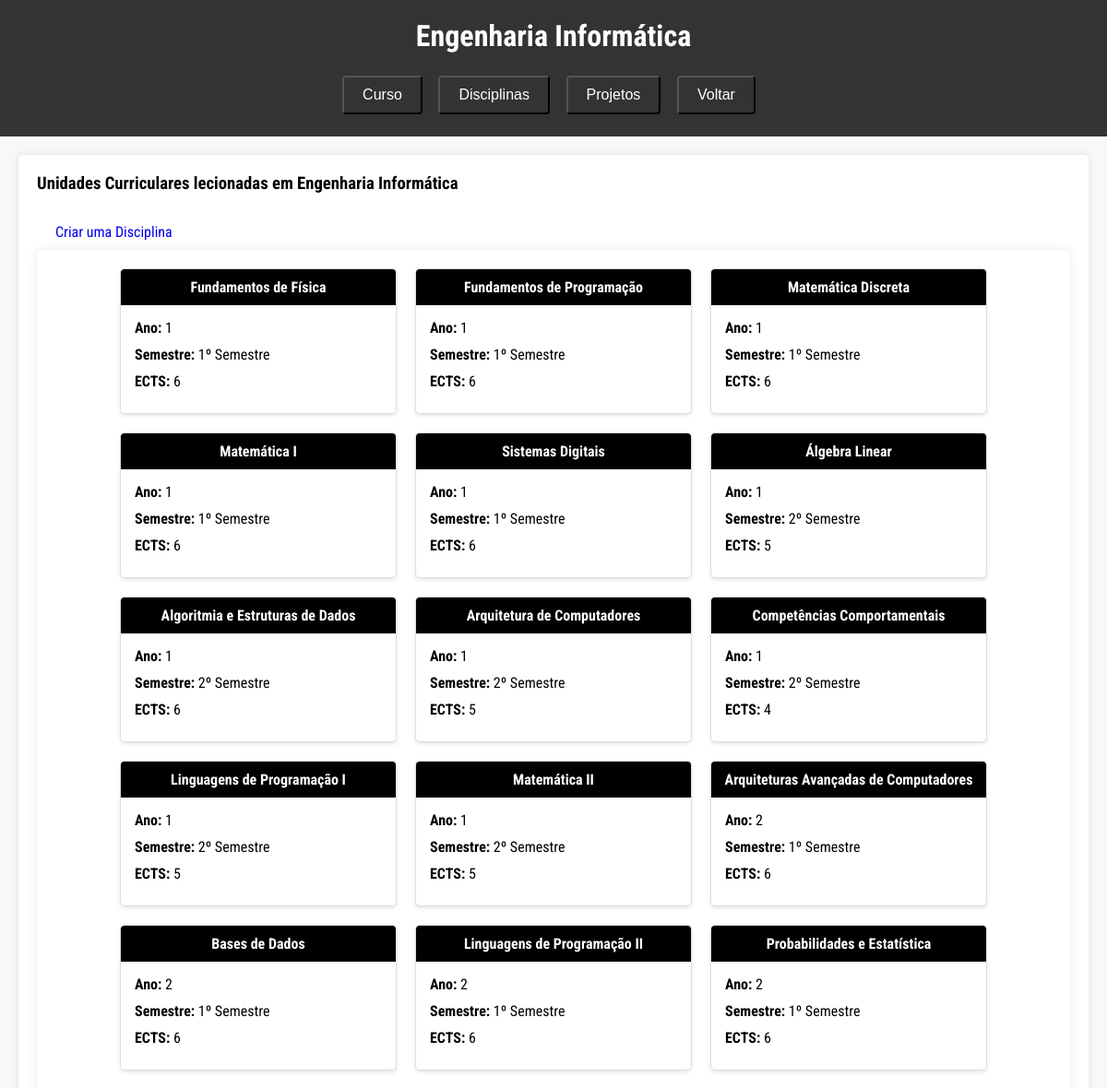
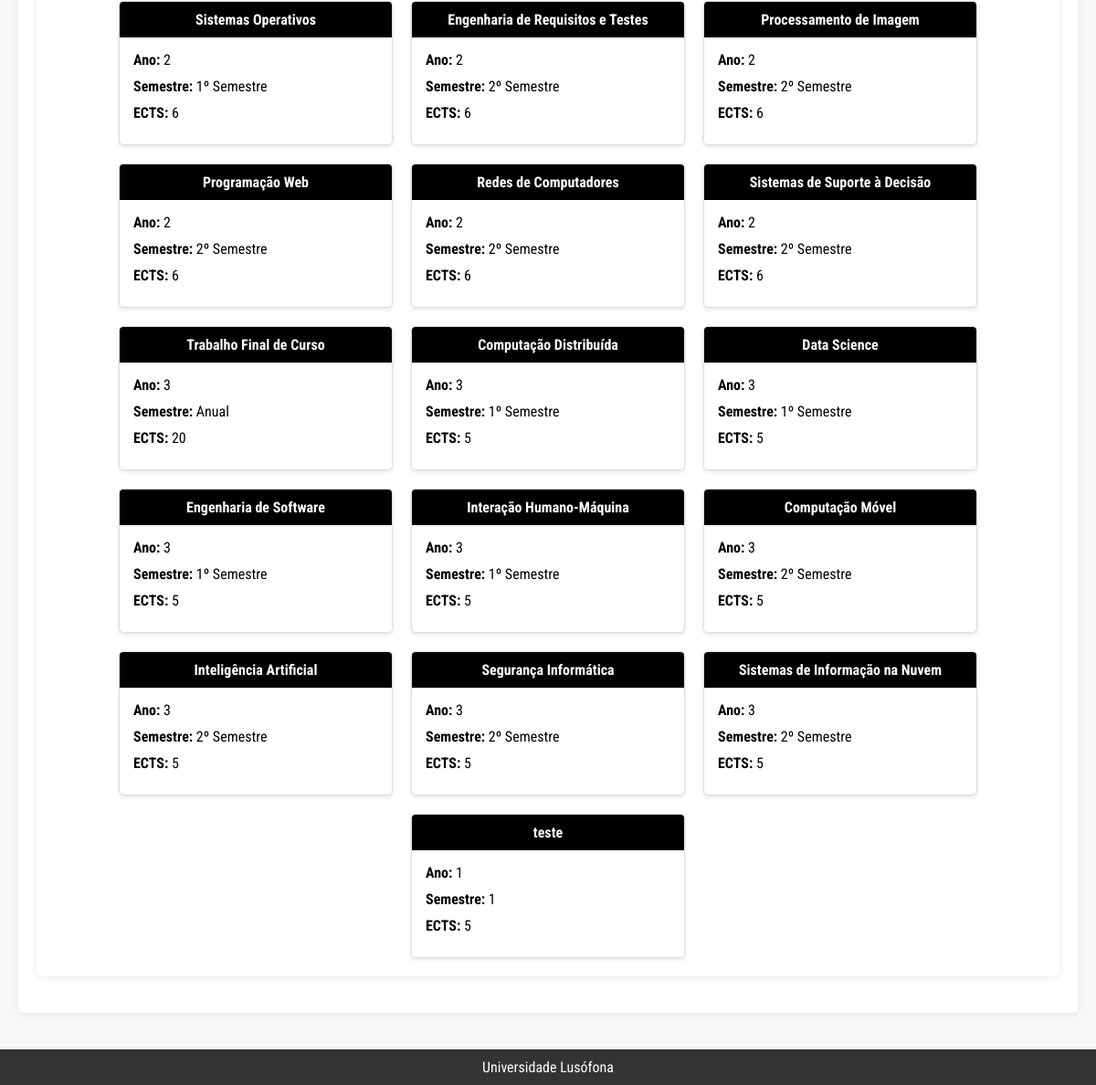
The app's page /portfolio/disciplinalist/ with its own data (2 pictures, top to bottom).
### portfolio/models.py (models this page shows)
class Disciplina(models.Model):
    curricularUnitName = models.CharField(max_length = 100)
    curricularYear = models.IntegerField(max_length = 4)
    semester = models.CharField(max_length = 14)
    ects = models.IntegerField(max_length = 1)
    curricularIUnitReadableCode = models.CharField(max_length = 13)
    areaCientifica = models.ForeignKey(AreaCientifica, on_delete=models.CASCADE)

### portfolio/views.py (the view)
# urls.py: path('disciplinalist/', views.disciplinalist_view, name='disciplinalist'),
def disciplinalist_view(request):
    discs = Disciplina.objects.all()
    context = {
        'discs': discs,
    }
    return render(request, "portfolio/disciplinalist.html", context)

### portfolio/templates/portfolio/disciplinalist.html
{% extends 'portfolio/layout.html' %}
{% block content %}
    <h3>Unidades Curriculares lecionadas em Engenharia Informática<br><br></h3>
    <a href="{% url 'portfolio:criar_disciplina' %}" class="button">Criar uma Disciplina</a>
    <div id="content-container">
        <ul class="disc-list">
            {% for disc in discs %}
            <li class="disc-card">
                <div class="disc-header">
                    {% if disc.curricularIUnitReadableCode %}
                    <a href="{% url 'portfolio:disciplina' disc.curricularIUnitReadableCode %}">{{ disc.curricularUnitName }}</a>
                    {% endif %}
                </div>
                <div class="disc-body">
                    <p><strong>Ano:</strong> {{ disc.curricularYear }}</p>
                    <p><strong>Semestre:</strong> {{ disc.semester }}</p>
                    <p><strong>ECTS:</strong> {{ disc.ects }}</p>
                </div>
            </li>
            {% endfor %}
        </ul>
    </div>
{% endblock %}

### portfolio/templates/portfolio/layout.html (shortened to what this page needs)
{% load static %}
<html>
    <head>
        <link rel="stylesheet" href="{% static 'css/portfolio_template.css' %}">
    </head>
    <body>
        <header>
            <h1>Engenharia Informática</h1>
            <nav>
                <a href="{% url 'portfolio:home' %}"><button>Curso</button></a>
                <a href="{% url 'portfolio:disciplinalist' %}"><button>Disciplinas</button></a>
                <a href="{% url 'portfolio:projetolist' %}"><button>Projetos</button></a>
                <a href="{% url 'digitalportfolio:home' %}"><button>Voltar</button></a>
            </nav>
        </header>
        <main>
            <div id="content-container">
                {% block content %}
                {% endblock %}
            </div>
        </main>
        <footer>
            <p>Universidade Lusófona</p>
        </footer>
    </body>
</html>

### static/css/portfolio_template.css (style rules this page uses)
* { margin: 0; padding: 0; box-sizing: border-box; }
body { font-family: "Roboto Condensed", sans-serif; background-color: #f8f8f8; }
header { background-color: #333; color: #fff; padding: 20px; text-align: center; }
header h1 { margin: 0; }
nav { margin-top: 20px; }
nav a { text-decoration: none; margin-right: 10px; }
nav button { background: none; color: white; padding: 10px 20px; text-align: center; text-decoration: none; display: inline-block; font-size: 16px; margin: 4px 2px; cursor: pointer; border-radius: 4px; transition: background-color 0.3s ease, color 0.3s ease; }
main { padding: 20px; }
footer { background-color: #333; color: #fff; padding: 10px; text-align: center; }
#content-container { background-color: #fff; border-radius: 5px; padding: 20px; box-shadow: 0 0 10px rgba(0, 0, 0, 0.1); margin-bottom: 20px; }
.disc-list { list-style-type: none; display: flex; flex-wrap: wrap; gap: 20px; padding: 0; justify-content: center; }
.disc-card { background-color: #fff; border: 1px solid #ddd; border-radius: 5px; box-shadow: 0 2px 4px rgba(0, 0, 0, 0.1); overflow: hidden; flex: 1 1 calc(33.333% - 20px); min-width: 200px; max-width: 300px; }
.disc-header { background-color: #000; color: white; padding: 10px; text-align: center; }
.disc-header a { color: white; text-decoration: none; font-weight: bold; }
.disc-body { padding: 15px; }
.disc-body p { margin-bottom: 10px; }
.button { display: inline-block; padding: 10px 20px; background-color: #4CAF50 color: white; text-align: center; text-decoration: none; font-size: 16px; border-radius: 5px; border: none; cursor: pointer; transition: background-color 0.3s; }

### records on screen
Disciplina: curricularUnitName "Fundamentos de Física", curricularYear "1", semester "1º Semestre", ects "6"
Disciplina: curricularUnitName "Fundamentos de Programação", curricularYear "1", semester "1º Semestre", ects "6"
Disciplina: curricularUnitName "Matemática Discreta", curricularYear "1", semester "1º Semestre", ects "6"
Disciplina: curricularUnitName "Matemática I", curricularYear "1", semester "1º Semestre", ects "6"
Disciplina: curricularUnitName "Sistemas Digitais", curricularYear "1", semester "1º Semestre", ects "6"
Disciplina: curricularUnitName "Álgebra Linear", curricularYear "1", semester "2º Semestre", ects "5"
Disciplina: curricularUnitName "Algoritmia e Estruturas de Dados", curricularYear "1", semester "2º Semestre", ects "6"
Disciplina: curricularUnitName "Arquitetura de Computadores", curricularYear "1", semester "2º Semestre", ects "5"
Disciplina: curricularUnitName "Competências Comportamentais", curricularYear "1", semester "2º Semestre", ects "4"
Disciplina: curricularUnitName "Linguagens de Programação I", curricularYear "1", semester "2º Semestre", ects "5"
Disciplina: curricularUnitName "Matemática II", curricularYear "1", semester "2º Semestre", ects "5"
Disciplina: curricularUnitName "Arquiteturas Avançadas de Computadores", curricularYear "2", semester "1º Semestre", ects "6"
Disciplina: curricularUnitName "Bases de Dados", curricularYear "2", semester "1º Semestre", ects "6"
Disciplina: curricularUnitName "Linguagens de Programação II", curricularYear "2", semester "1º Semestre", ects "6"
Disciplina: curricularUnitName "Probabilidades e Estatística", curricularYear "2", semester "1º Semestre", ects "6"
Disciplina: curricularUnitName "Sistemas Operativos", curricularYear "2", semester "1º Semestre", ects "6"
Disciplina: curricularUnitName "Engenharia de Requisitos e Testes", curricularYear "2", semester "2º Semestre", ects "6"
Disciplina: curricularUnitName "Processamento de Imagem", curricularYear "2", semester "2º Semestre", ects "6"
Disciplina: curricularUnitName "Programação Web", curricularYear "2", semester "2º Semestre", ects "6"
Disciplina: curricularUnitName "Redes de Computadores", curricularYear "2", semester "2º Semestre", ects "6"
Disciplina: curricularUnitName "Sistemas de Suporte à Decisão", curricularYear "2", semester "2º Semestre", ects "6"
Disciplina: curricularUnitName "Trabalho Final de Curso", curricularYear "3", semester "Anual", ects "20"
Disciplina: curricularUnitName "Computação Distribuída", curricularYear "3", semester "1º Semestre", ects "5"
Disciplina: curricularUnitName "Data Science", curricularYear "3", semester "1º Semestre", ects "5"
Disciplina: curricularUnitName "Engenharia de Software", curricularYear "3", semester "1º Semestre", ects "5"
Disciplina: curricularUnitName "Interação Humano-Máquina", curricularYear "3", semester "1º Semestre", ects "5"
Disciplina: curricularUnitName "Computação Móvel", curricularYear "3", semester "2º Semestre", ects "5"
Disciplina: curricularUnitName "Inteligência Artificial", curricularYear "3", semester "2º Semestre", ects "5"
Disciplina: curricularUnitName "Segurança Informática", curricularYear "3", semester "2º Semestre", ects "5"
Disciplina: curricularUnitName "Sistemas de Informação na Nuvem", curricularYear "3", semester "2º Semestre", ects "5"
Disciplina: curricularUnitName "teste", curricularYear "1", semester "1", ects "5"
